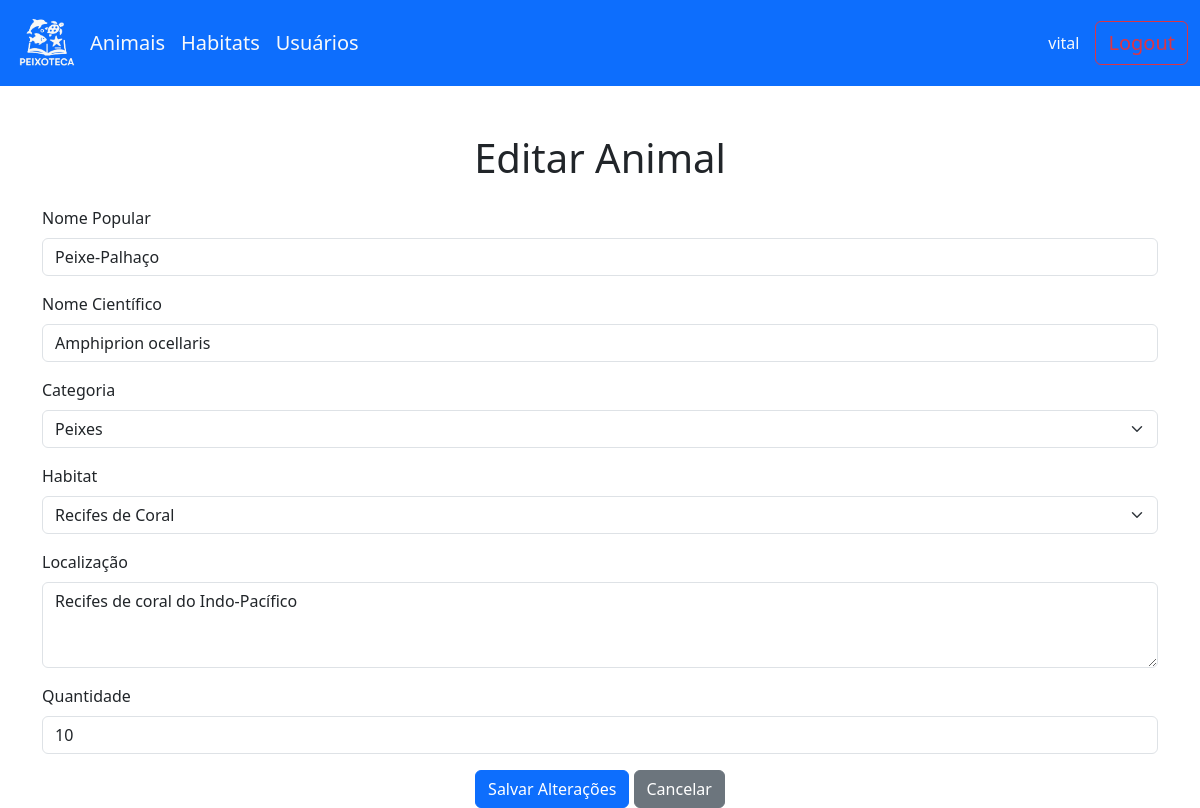
The page /animais/EditarAnimal.php?id=1 (signed in) on the database its author committed.
### tables this page shows
CREATE TABLE `animais` (
  `id` integer PRIMARY KEY AUTO_INCREMENT,
  `nome_popular` varchar(255) NOT NULL,
  `nome_cientifico` varchar(255) NOT NULL,
  `id_categoria` integer NOT NULL,
  `id_criador` integer NOT NULL,
  `id_habitat` integer NOT NULL,
  `localizacao` text NOT NULL,
  `quantidade` integer NOT NULL
);

CREATE TABLE `categorias` (
  `id` integer PRIMARY KEY AUTO_INCREMENT,
  `descricao` varchar(255) NOT NULL
);

CREATE TABLE `habitats` (
  `id` integer PRIMARY KEY AUTO_INCREMENT,
  `descricao` varchar(255) NOT NULL
);

### animais/EditarAnimal.php (the view, shortened to what this page needs)
<?php
include "../components/header.php";
include "../components/nav.php";
require_once "../db/conn.php";
$id = $_GET['id'] ?? null;
$stmt = $pdo->prepare("SELECT * FROM animais WHERE id = ?");
$stmt->execute([$id]);
$animal = $stmt->fetch(PDO::FETCH_ASSOC);
$categorias = $pdo->query("SELECT * FROM categorias")->fetchAll(PDO::FETCH_ASSOC);
$habitats = $pdo->query("SELECT * FROM habitats")->fetchAll(PDO::FETCH_ASSOC);
?>
<div class="container">
    <h1 class="text-center my-4">Editar Animal</h1>
    <form method="post">
        <div class="mb-3">
            <label class="form-label">Nome Popular</label>
            <input type="text" class="form-control" name="nome_popular" value="<?= htmlspecialchars($animal['nome_popular']) ?>" required>
        </div>
        <div class="mb-3">
            <label class="form-label">Nome Científico</label>
            <input type="text" class="form-control" name="nome_cientifico" value="<?= htmlspecialchars($animal['nome_cientifico']) ?>" required>
        </div>
        <div class="mb-3">
            <label class="form-label">Categoria</label>
            <select class="form-select" name="id_categoria" required>
                <?php foreach ($categorias as $cat): ?>
                    <option value="<?= $cat['id'] ?>" <?= $cat['id'] == $animal['id_categoria'] ? 'selected' : '' ?>>
                        <?= $cat['descricao'] ?>
                    </option>
                <?php endforeach; ?>
            </select>
        </div>
        <div class="mb-3">
            <label class="form-label">Habitat</label>
            <select class="form-select" name="id_habitat" required>
                <?php foreach ($habitats as $hab): ?>
                    <option value="<?= $hab['id'] ?>" <?= $hab['id'] == $animal['id_habitat'] ? 'selected' : '' ?>>
                        <?= $hab['descricao'] ?>
                    </option>
                <?php endforeach; ?>
            </select>
        </div>
        <div class="mb-3">
            <label class="form-label">Localização</label>
            <textarea class="form-control" name="localizacao" rows="3" required><?= htmlspecialchars($animal['localizacao']) ?></textarea>
        </div>
        <div class="mb-3">
            <label class="form-label">Quantidade</label>
            <input type="number" class="form-control" name="quantidade" value="<?= $animal['quantidade'] ?>" required>
        </div>
        <div class="text-center">
            <button class="btn btn-primary" type="submit">Salvar Alterações</button>
            <a href="index.php" class="btn btn-secondary">Cancelar</a>
        </div>
    </form>
</div>
<?php include "../components/footer.php"; ?>

### rows shown on the page
animais: nome_popular "Peixe-Palhaço", nome_cientifico "Amphiprion ocellaris", id_categoria "Peixes", id_habitat "Recifes de Coral", localizacao "Recifes de coral do Indo-Pacífico", quantidade "10"

### other values the page prints
$_SESSION['usuario_logado'] "vital"
